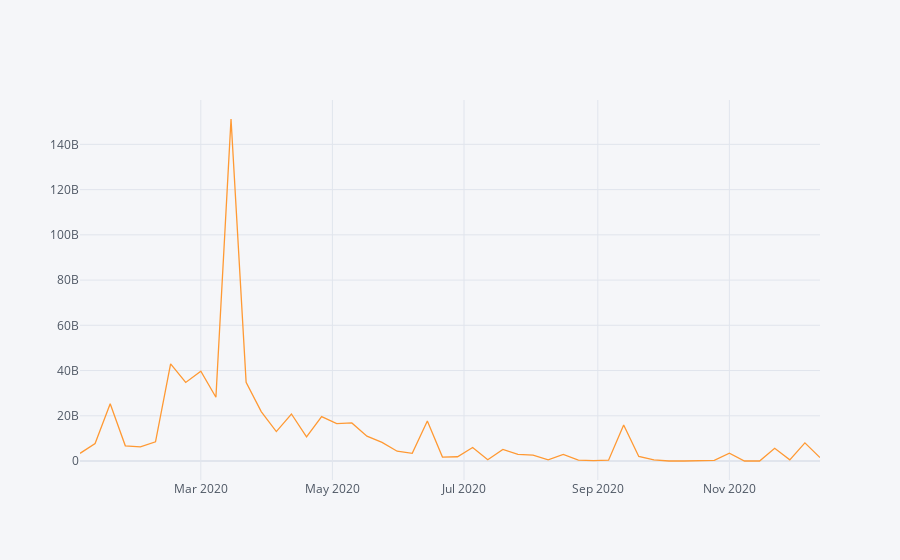

This figure's notebook cell:
### Code cell
df_test_mini.iplot(kind = 'scatter')
